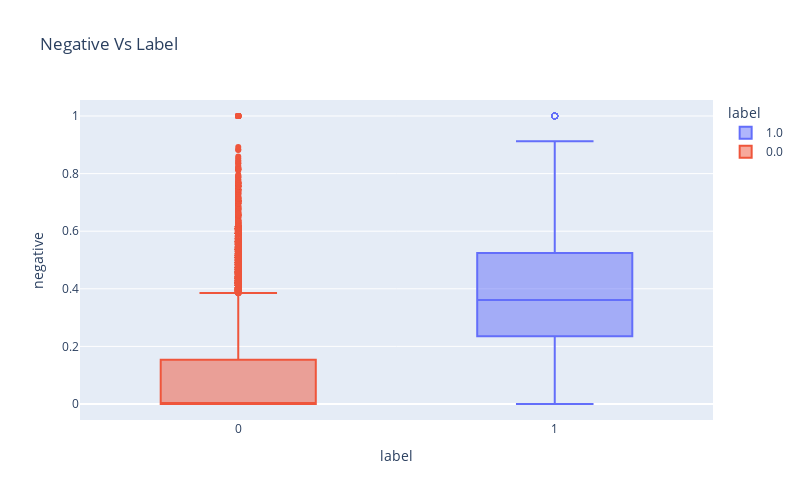

Notebook code for this chart:
### Code cell
px.box(student_depression, 
       x="label",
       y="negative",
       color="label",
       points="suspectedoutliers" ,
       title="Negative Vs Label",
       width = 800,
       height=500)

### Figure 1 — Plotly figure (JSON) as saved in the notebook; plotly's stock layout.template omitted (floating-point values rounded to 4 significant figures; data arrays with more than 128 entries replaced by an {"elided": "..."} marker saying what was removed)
{"data": [{"alignmentgroup": "True", "boxpoints": "suspectedoutliers", "hovertemplate": "label=%{x}<br>negative=%{y}<extra></extra>", "legendgroup": "1.0", "marker": {"color": "#636efa"}, "name": "1.0", "notched": false, "offsetgroup": "1.0", "orientation": "v", "showlegend": true, "type": "box", "x": {"elided": "730 int values"}, "x0": " ", "xaxis": "x", "y": {"elided": "730 float values"}, "y0": " ", "yaxis": "y"}, {"alignmentgroup": "True", "boxpoints": "suspectedoutliers", "hovertemplate": "label=%{x}<br>negative=%{y}<extra></extra>", "legendgroup": "0.0", "marker": {"color": "#EF553B"}, "name": "0.0", "notched": false, "offsetgroup": "0.0", "orientation": "v", "showlegend": true, "type": "box", "x": {"elided": "6240 int values"}, "x0": " ", "xaxis": "x", "y": {"elided": "6240 float values"}, "y0": " ", "yaxis": "y"}], "layout": {"boxmode": "overlay", "height": 500, "legend": {"title": {"text": "label"}, "tracegroupgap": 0}, "title": {"text": "Negative Vs Label"}, "width": 800, "xaxis": {"anchor": "y", "categoryarray": [1, 0], "categoryorder": "array", "domain": [0, 1], "title": {"text": "label"}}, "yaxis": {"anchor": "x", "domain": [0, 1], "title": {"text": "negative"}}}}
